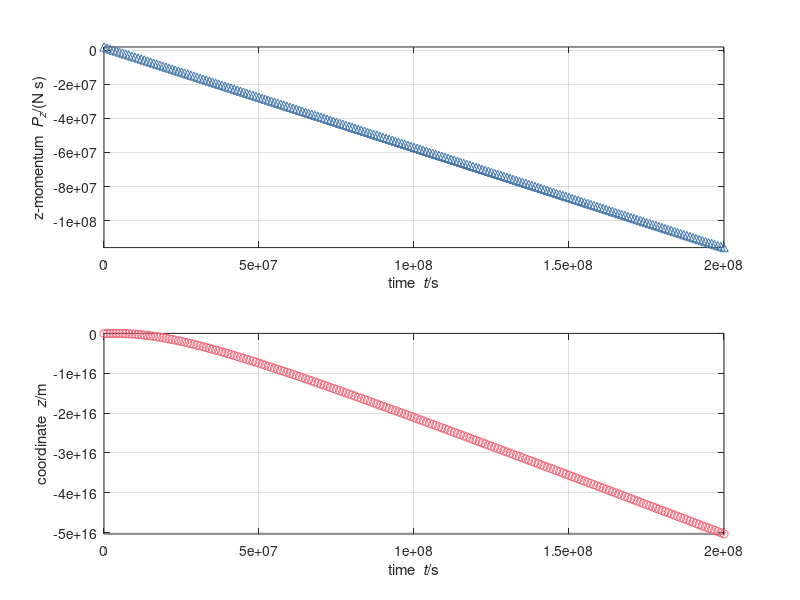

MATLAB code for this plot:
%%% Numerical simulation of relativistic motion with gravity
%% Coordinates (t, x, y, z)

%% Constants
m = 0.06;       % kg: tennis ball's mass-energy
g = 9.8;        % N/kg: gravitational acceleration
c = 299792458;  % m/s: speed of light

%% Initial conditions
t = 0;              % s: initial time
r = [0, 0, 0];      % m: initial position vector
P = [0, 0, 1.8e6];  % N s: initial momentum vector

%% Boundary conditions
F = [0, 0, 0];           % N: momentum influx
G = -m * g * [0, 0, 1];  % N: momentum supply

%% Time-iteration parameters
t1 = 2e8; % s: final time
dt = 1e6; % s: time step %@

%% Plotting
dtplot = t1/360;  % time interval between plots
tplot = dtplot;   % time for next plot
figure
subplot(2, 1, 1); plot(t, P(3), '^', 'color', '#4477AA')
xlabel('time {\it t}/s'); ylabel('z-momentum {\it P_z}/(N s)')
axis('tight'); xlim([0, t1]); grid on; hold on
subplot(2, 1, 2); plot(t, r(3), 'o', 'color', '#EE6677')
xlabel('time {\it t}/s'); ylabel('coordinate {\it z}/m')
axis('tight'); xlim([0, t1]); grid on; hold on %@

%% Numerical time integration
while t < t1

  %% constitutive relations
  v = P / sqrt(m^2 + norm(P)^2 / c^2);

  %% step forward in time with balance laws
  t = t + dt;
  P = P + (F + G) * dt;
  r = r + v * dt; %@

  %% plot
  if t > tplot
    subplot(2, 1, 1); plot(t, P(3), '^', 'color', '#4477AA')
    subplot(2, 1, 2); plot(t, r(3), 'o', 'color', '#EE6677')
    pause(0)
    tplot = tplot + dtplot;
  end %@
end
